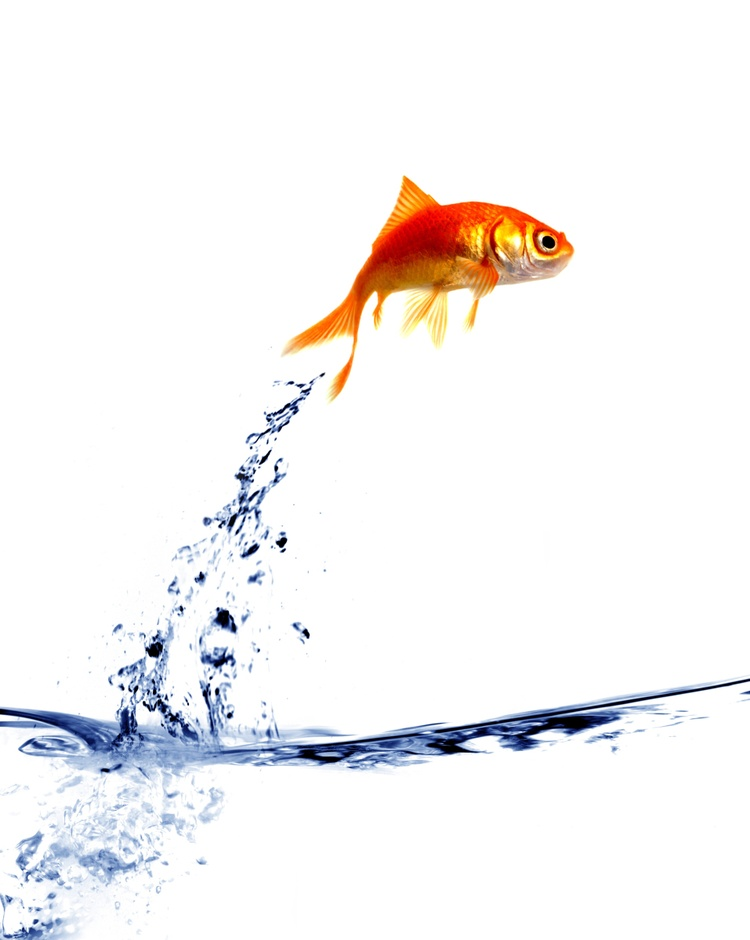
#> input picture Lab1/image/jumpingFish.jpg, 750 x 940 px, shrunk from 957 x 1199 before the run
$ jupyter execute Lab1_3.ipynb   (shell and % lines are left out)
#> lines starting #> are read from the running program, lines starting #| are printed output that depends on the picture; after the words box and inside, x2 and y2 are one past the last pixel; in counts of white or black regions, pixels touching at a corner belong together
[cell 1]
import numpy as np
import cv2
import math
import matplotlib.image as mpimg


from matplotlib import pyplot as plt
from mpl_toolkits.mplot3d import Axes3D

[cell 2]
img = cv2.imread("image/jumpingFish.jpg")
#> img is the input picture: shape (940, 750, 3); mean B, G, R 244, 243.9, 245.7
rgb_image = np.copy(img)
rgb_image[:,:,0], rgb_image[:,:,2] = img[:,:,2],img[:,:,0]
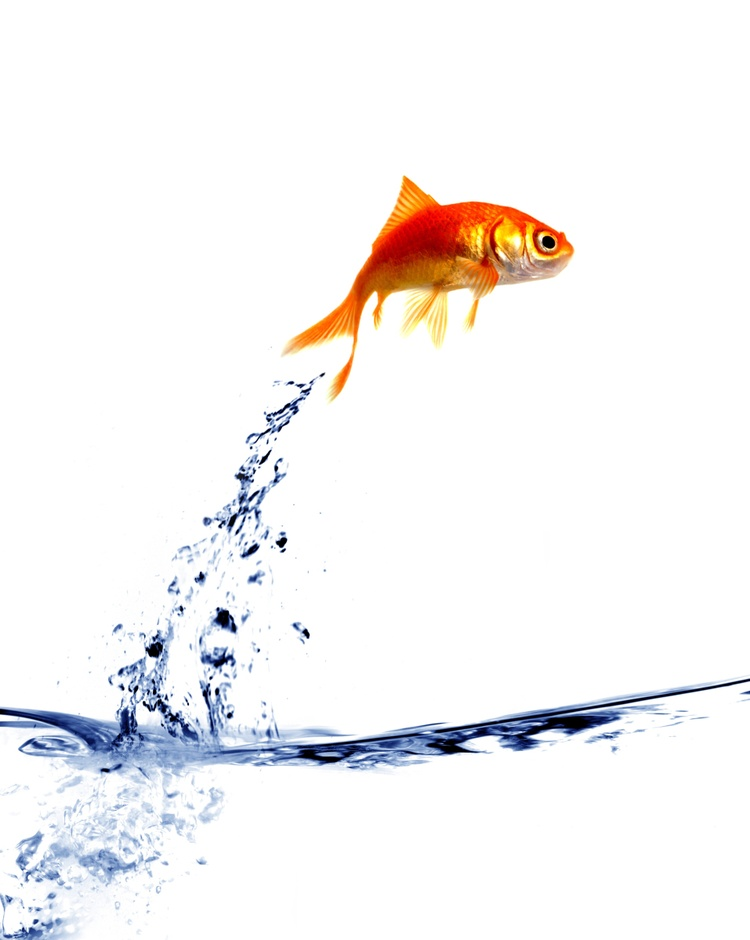
#> rgb_image: shape (940, 750, 3); 17.28% of pixels changed, all inside (x1, y1, x2, y2) = (0, 162, 750, 940)
gray_image = cv2.cvtColor(img, cv2.COLOR_BGR2GRAY)
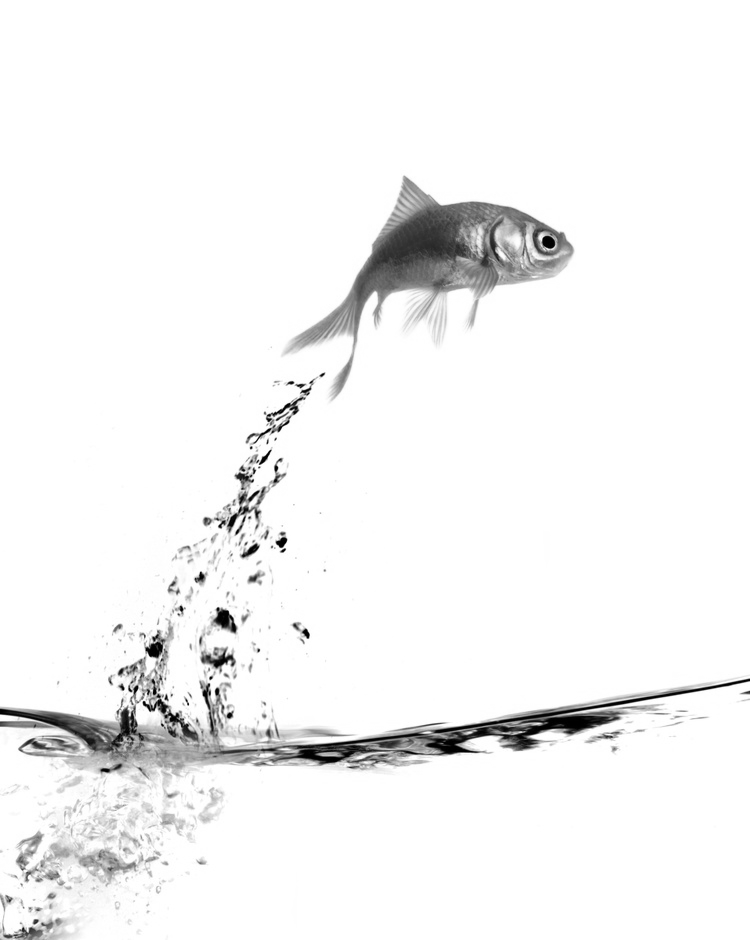
#> gray_image: shape (940, 750); min 0, max 255, mean 244.4
new_range = np.zeros((gray_image.shape[0], gray_image.shape[1]))
# print(gray_image)

_, axs = plt.subplots(1,2, figsize=(12,4))

def qt(value,bit_depth):
    Qlevel = math.pow(2,bit_depth)
    NormSi = (value - 0) / 255
    Q = math.floor(NormSi * Qlevel)
    return Q

for h in range(gray_image.shape[0]):
    for w in range(gray_image.shape[1]):
        new_range[h][w] = qt(gray_image[h][w],4)
#> this loop made 940 passes


print(new_range)
#> (printed output is left out)
plt.imshow(gray_image, cmap='gray')
plt.imshow(new_range, cmap='gray')
plt.show()
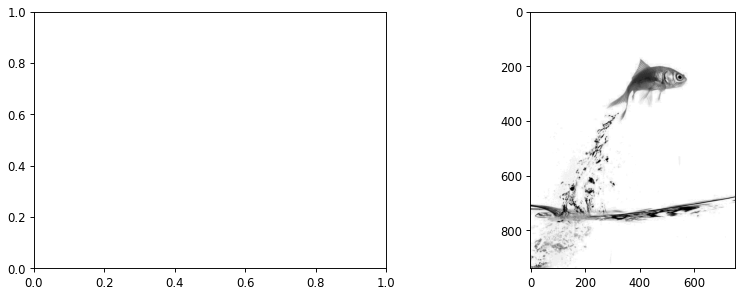
#> figure drawn by matplotlib, 1 panel
